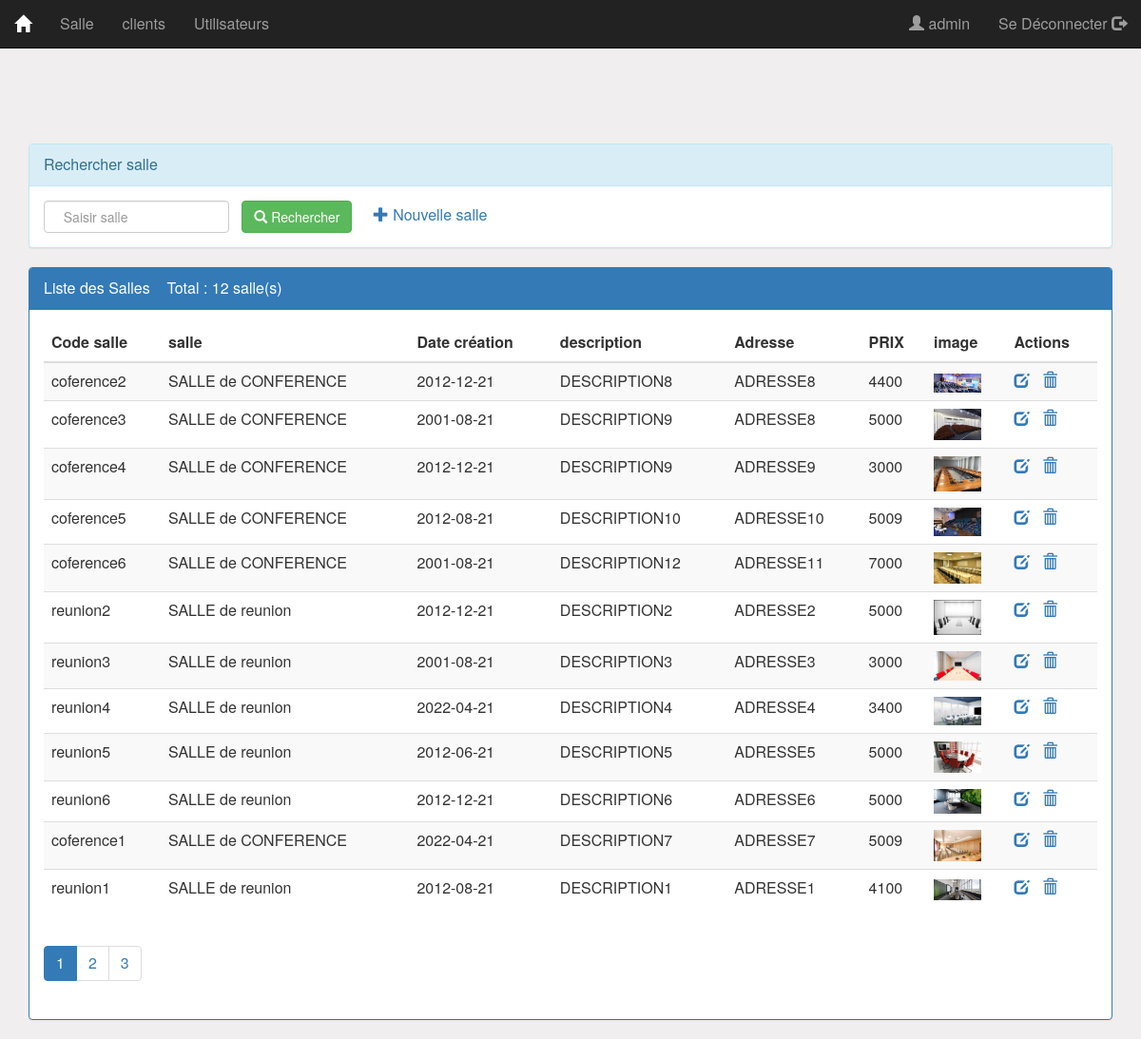
Screenshot of /pages/universites.php (signed in) with the database file from the repository.
### tables this page shows
CREATE TABLE IF NOT EXISTS `voiture` (
  `id` varchar(255) NOT NULL,
  `nom` varchar(255) DEFAULT NULL,
  `Date_Creation` date DEFAULT NULL,
  `Adresse` varchar(255) DEFAULT NULL,
  `image` varchar(3000) NOT NULL,
  `description` text NOT NULL,
  `prix` varchar(3000) NOT NULL,
  PRIMARY KEY (`id`)
);

### pages/universites.php (the view, shortened to what this page needs)
<?php
require_once('connexiondb.php');
$Etage=isset($_GET['nomNUn'])?$_GET['nomNUn']:"";
$size=isset($_GET['size'])?$_GET['size']:4;
$page=isset($_GET['page'])?$_GET['page']:1;
$requete="select * from voiture where nom like '%$Etage%'";
$requeteCount= "select count(*) countB from voiture";
$resultatB=$pdo->query($requete);
$resultatCount=$pdo->query($requeteCount);
$tabCount=$resultatCount->fetch();
$nbreBureau=$tabCount['countB'];
$reste=$nbreBureau % $size;
if($reste===0){
    $nbrPage= $nbreBureau / $size;
}
else{
    $nbrPage= floor($nbreBureau / $size)+1;
}
?>
<!DOCTYPE html>
<html>
<head>
    <link rel="stylesheet" type="text/css" href="../css/bootstrap.min.css">
    <link rel="stylesheet" type="text/css" href="../css/monstyle.css">
</head>
<body>
 <?php include("menu.php"); ?>
    <div class="container">
     <br />
        <br />
        <br />
        <br />
      <div class="panel panel-info margetop60">
    <div class="panel-heading">Rechercher salle</div>
         <div class="panel-body">
          <form method="get" action="universites.php" class="form-inline">
              <div class="form-group">
              <input type="text" name="nomNUn" placeholder="  Saisir salle  " class="form-control"
                     value="<?php echo $Etage ?>" />
              </div>
             <button type="submit" class="btn btn-success">
                 <span class="glyphicon glyphicon-search "></span>  Rechercher</button>
              <?php if ($_SESSION['user']['Role']=='ADMIN') {?>
              <a href="nouvelleUniversite.php"><span class="glyphicon glyphicon-plus "></span>
                  Nouvelle salle </a>
             <?php } ?>
             </form>
        </div>
           </div>
        <div class="panel panel-primary">
    <div class="panel-heading">Liste des Salles &nbsp;&nbsp; Total : <?php echo $nbreBureau ?>&nbsp;salle(s) </div>
         <div class="panel-body">
             <table class="table table-striped table-bordred">
                 <thead>
                <tr>
                    <th> Code salle </th><th> salle </th><th>  Date création </th><th>  description </th>
                    <th> Adresse </th><th>   PRIX </th><th>   image </th>
                    <?php if ($_SESSION['user']['Role']=='ADMIN') {?>
                    <th> Actions </th>
                    <?php } ?>
                </tr>
            </thead>
                 <tbody>
            <?php  while($universite=$resultatB->fetch()) {?>
                <tr>
                  <td> <?php echo $universite['id'] ?></td>
                  <td> <?php echo $universite['nom'] ?></td>
                  <td> <?php echo $universite['Date_Creation'] ?></td>
                    <td> <?php echo $universite['description'] ?></td>
                    <td> <?php echo $universite['Adresse'] ?></td>
                    <td> <?php echo $universite['prix'] ?></td>
                     <td> <img src="images/<?php echo $universite['image'] ?>" width="50"></td>
                    <?php if ($_SESSION['user']['Role']=='ADMIN') {?>
                  <td><a href="modifierUniversite.php?nomIU=<?php echo $universite['id'] ?>">
                    <span class="glyphicon glyphicon-edit "></span>
                    </a>
                    <a onclick="return confirm('Êtes-vous sûr de vouloir supprimer cette voiture ?')"
                       href="supprimerUniversite.php?nomIU=<?php echo $universite['id'] ?>">
                  <span class="glyphicon glyphicon-trash "></span>
                      </a>
                  </td>
                    <?php } ?>
                </tr>
         <?php }
                   ?>
                 </tbody>
             </table>
             <div>
                 <ul class="pagination pagination-small">
               <?php for($i=1;$i<=$nbrPage;$i++)   {?>
            <li class="<?php if($i==$page) echo 'active' ?>">
                          <a href="universites.php?page=<?php echo $i;?>">
                         <?php echo $i;?>
                           </a>
            </li>
                 <?php } ?>
             </ul>
             </div>
        </div>
          </div>
    </div>
</body>
</html>

### css/monstyle.css (style rules this page uses)
.margetop60 { margin-top: 60px; }
body { background-color: rgb(240, 238, 238); font-size: 16px; }
.form-control { position:relative; }

### rows the page displays
voiture: id "coference2", nom "SALLE de CONFERENCE", Date_Creation "2012-12-21", description "DESCRIPTION8", Adresse "ADRESSE8", prix "4400", image (picture)
voiture: id "coference3", nom "SALLE de CONFERENCE", Date_Creation "2001-08-21", description "DESCRIPTION9", Adresse "ADRESSE8", prix "5000", image (picture)
voiture: id "coference4", nom "SALLE de CONFERENCE", Date_Creation "2012-12-21", description "DESCRIPTION9", Adresse "ADRESSE9", prix "3000", image (picture)
voiture: id "coference5", nom "SALLE de CONFERENCE", Date_Creation "2012-08-21", description "DESCRIPTION10", Adresse "ADRESSE10", prix "5009", image (picture)
voiture: id "coference6", nom "SALLE de CONFERENCE", Date_Creation "2001-08-21", description "DESCRIPTION12", Adresse "ADRESSE11", prix "7000", image (picture)
voiture: id "reunion2", nom "SALLE de reunion", Date_Creation "2012-12-21", description "DESCRIPTION2", Adresse "ADRESSE2", prix "5000", image (picture)
voiture: id "reunion3", nom "SALLE de reunion", Date_Creation "2001-08-21", description "DESCRIPTION3", Adresse "ADRESSE3", prix "3000", image (picture)
voiture: id "reunion4", nom "SALLE de reunion", Date_Creation "2022-04-21", description "DESCRIPTION4", Adresse "ADRESSE4", prix "3400", image (picture)
voiture: id "reunion5", nom "SALLE de reunion", Date_Creation "2012-06-21", description "DESCRIPTION5", Adresse "ADRESSE5", prix "5000", image (picture)
voiture: id "reunion6", nom "SALLE de reunion", Date_Creation "2012-12-21", description "DESCRIPTION6", Adresse "ADRESSE6", prix "5000", image (picture)
voiture: id "coference1", nom "SALLE de CONFERENCE", Date_Creation "2022-04-21", description "DESCRIPTION7", Adresse "ADRESSE7", prix "5009", image (picture)
voiture: id "reunion1", nom "SALLE de reunion", Date_Creation "2012-08-21", description "DESCRIPTION1", Adresse "ADRESSE1", prix "4100", image (picture)

### other values shown
$_SESSION['user']['Login'] "admin"
$nbreBureau "12"
